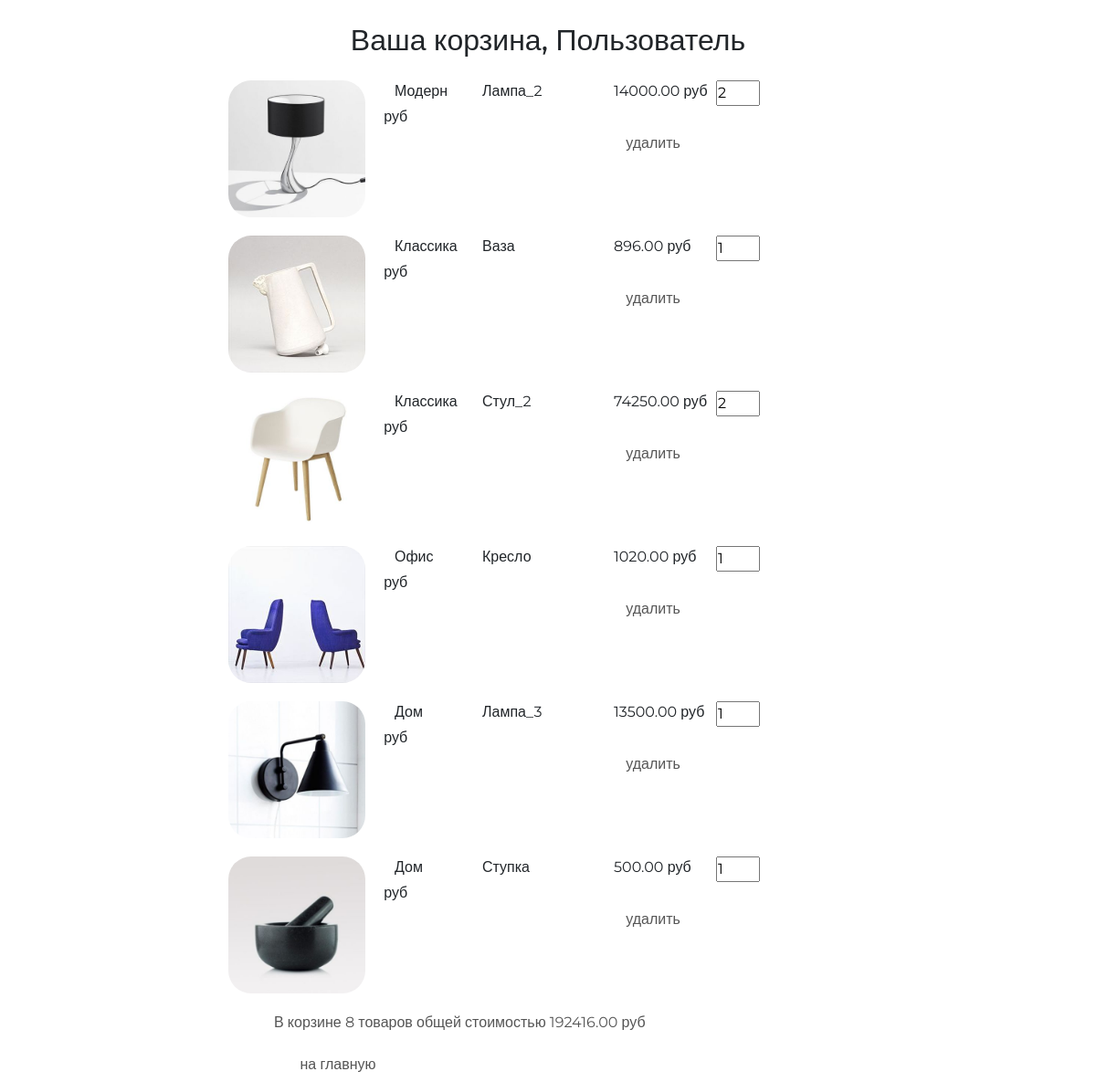
/basket/ (signed in), run on an earlier commit of the app's database.
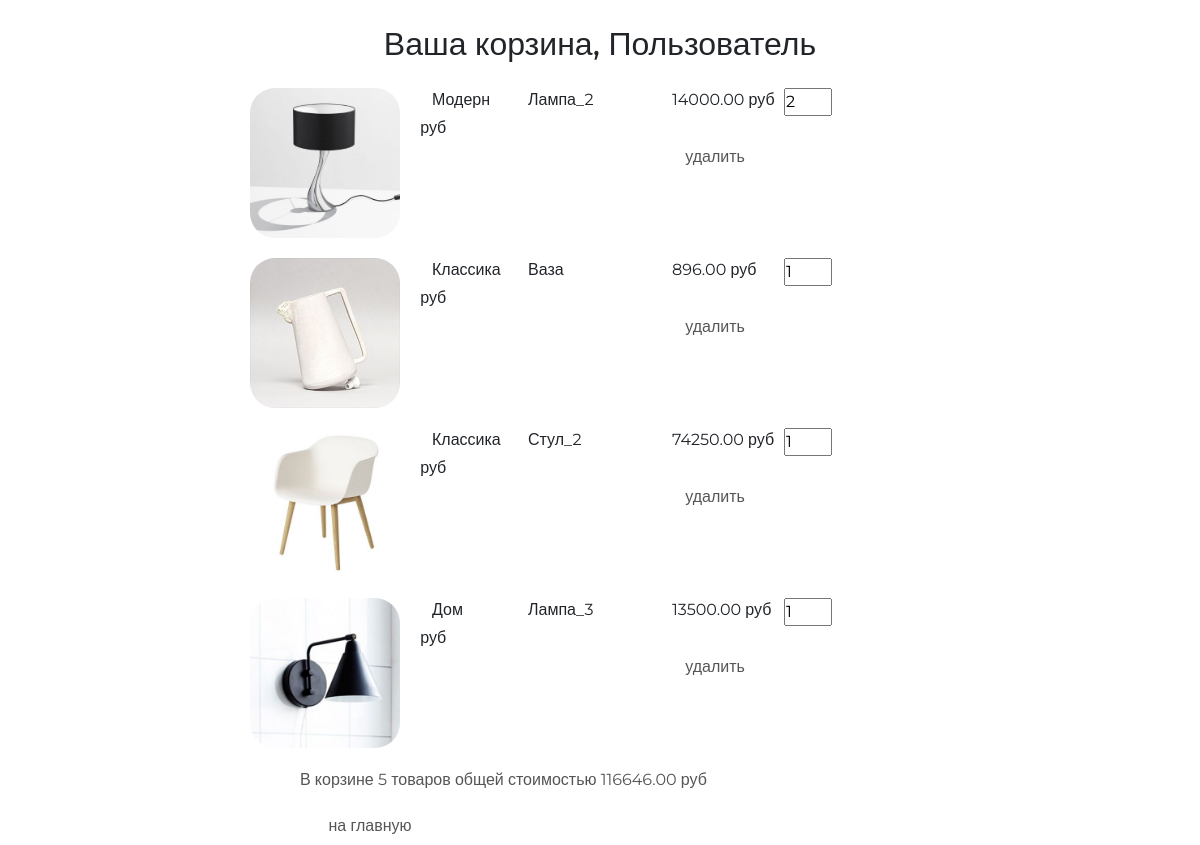
And on a later commit of the database.
### basketapp/models.py (models this page shows)
class Basket(models.Model):
    user = models.ForeignKey(settings.AUTH_USER_MODEL, on_delete=models.CASCADE, related_name='basket')
    product = models.ForeignKey(Product, on_delete=models.CASCADE)
    quantity = models.PositiveSmallIntegerField(default=0)
    add_datetime = models.DateField(auto_now_add=True)
    @property
    def products_cost(self):
        return self.quantity * self.product.price
    @property
    def total_quantity(self):
        _items = Basket.objects.filter(user=self.user)
        return sum(list(map(lambda x: x.quantity, _items)))
    @property
    def total_cost(self):
        _items = Basket.objects.filter(user=self.user)
        return sum(list(map(lambda x: x.products_cost, _items)))

### mainapp/models.py (models this page shows, shortened)
class Product(models.Model):
    category = models.ForeignKey(ProductCategory, on_delete=models.CASCADE, verbose_name='Категория')
    name = models.CharField(max_length=128, verbose_name='Название')
    image = models.ImageField(upload_to='products', blank=True,verbose_name='Картинка')
    short_desc = models.CharField(max_length=255, verbose_name='Краткое описание')
    description = models.TextField(verbose_name='Описание')
    price = models.DecimalField(decimal_places=2, max_digits=10, default=0, verbose_name='Цена')
    quantity = models.PositiveSmallIntegerField(default=0, verbose_name='Количество')

class ProductCategory(models.Model):
    name = models.CharField(max_length=64, blank=True, unique=True, verbose_name='Название')
    description = models.TextField(verbose_name='Описание')
    class Meta:
        verbose_name = 'категория'
        verbose_name_plural = 'категория'
        ordering = ('-id',)

### authapp/models.py (models this page shows)
class ShopUser(AbstractUser):
    avatar = models.ImageField(upload_to='users_avatars', blank=True, verbose_name='Аватар')
    age = models.PositiveSmallIntegerField(verbose_name='Возраст')

### basketapp/views.py (the view)
# urls.py: path('', views.basket, name='basket'),
@login_required
def basket(request):
    basket_list = Basket.objects.filter(user=request.user)
    context = {
        'baskets': basket_list
    }
    return render(request, 'basketapp/basket.html', context=context)

### basketapp/templates/basketapp/basket.html
{% extends 'basketapp/base.html' %}
{% load static %}
{% block content %}
    <div class="basket_list">
        {% include 'basketapp/includes/inc_basket_list.html' %}
        <button class="btn btn-round">
            <a href="{% url 'main' %}">на главную</a>
        </button>
    </div>
{% endblock %}

### basketapp/templates/basketapp/base.html (shortened to what this page needs)
<!DOCTYPE html>
{% load static %}
<html lang="en">
<head>
    {% block css %}
        <link type="text/css" rel="stylesheet" href="{% static 'css/bootstrap.min.css' %}">
        <link type="text/css" rel="stylesheet" href="{% static 'style.css' %}">
        <link rel="stylesheet" href="{% static 'fonts/font-awesome/css/font-awesome.css' %}">
    {% endblock %}
</head>
<body>
<div class="basket_container">
    <div class="h2 text-center head">
        Ваша корзина, {% if user.first_name %} {{ user.first_name }}{% else %}Пользователь{% endif %}
    </div>
    {% block content %}
    {% endblock %}
</div>
</body>
</html>

### basketapp/templates/basketapp/includes/inc_basket_list.html
{% for item in baskets %}
    <div class="basket_record">
        <img src="/media/{{ item.product.image }}"
             alt="{{ item.product.short_desc }}">
        <span class="category_name">{{ item.product.category.name }}</span>
        <span class="product_name">{{ item.product.name }}</span>
        <span class="product_price">{{ item.product.price }}&nbspруб</span>
        <input type="number" name="{{ item.pk }}"
               min="0"
               value="{{ item.quantity }}">
        <span class="product_cost">{{ item.cost }}&nbspруб</span>
        <button class="btn btn-round">
            <a href="{% url 'basket:remove' item.pk %}" class="">
                удалить
            </a>
        </button>
    </div>
{% endfor %}
{% if baskets %}
    <div class="basket_summary">
        В корзине {{ baskets.0.total_quantity }} товаров общей стоимостью
        {{ baskets.0.total_cost }} руб
    </div>
{% endif %}

### static/style.css (style rules this page uses)
* { margin: 0; padding: 0; }
body { font-family: 'Montserrat', sans-serif; }
html, body { height: 100%; }
.basket_container { margin: 25px auto; width: 700px; }
.basket_list input[type="number"] { width: 3em; position: relative; display: block; float: left; }
.basket_list span.category_name { margin-left: 2em; width: 5em; position: relative; display: block; float: left; }
.basket_list span.product_name { margin-left: 1em; width: 8em; position: relative; display: block; float: left; }
.basket_list span.product_price { margin-left: 1em; width: 7em; position: relative; display: block; float: left; }
.basket_list span.product_cost { margin-left: 1em; width: 7em; position: relative; display: block; float: left; }
.basket_list .basket_record { position: relative; display: block; height: 170px; float: none; }
.basket_container .head { margin: 25px auto; }
.basket_list .basket_record button { margin-top: 50px; margin-left: 390px; width: 150px; position: absolute; display: block; float: left; }
.basket_list button { margin-left: 45px; width: 150px; display: block; float: left; }
.basket_container button a { text-decoration: none; color: #555; }
.basket_container img { display: block; float: left; width: 150px; border-radius: 25px; }
.basket_container .basket_summary { display: block; margin-left: 50px; margin-bottom: 15px; color: #555; }

What changed in the data, as far as the page shows it:
removed Basket: product.image (picture), product.category.name "Офис", product.name "Кресло", product.price "1020.00", quantity "1"
removed Basket: product.image (picture), product.category.name "Дом", product.name "Ступка", product.price "500.00", quantity "1"
changed through a linked row, Basket "Модерн": user+quantity "8" → "5"; user+quantity+product "192416.00" → "116646.00"
changed Basket "Стул_2": quantity "2" → "1"
